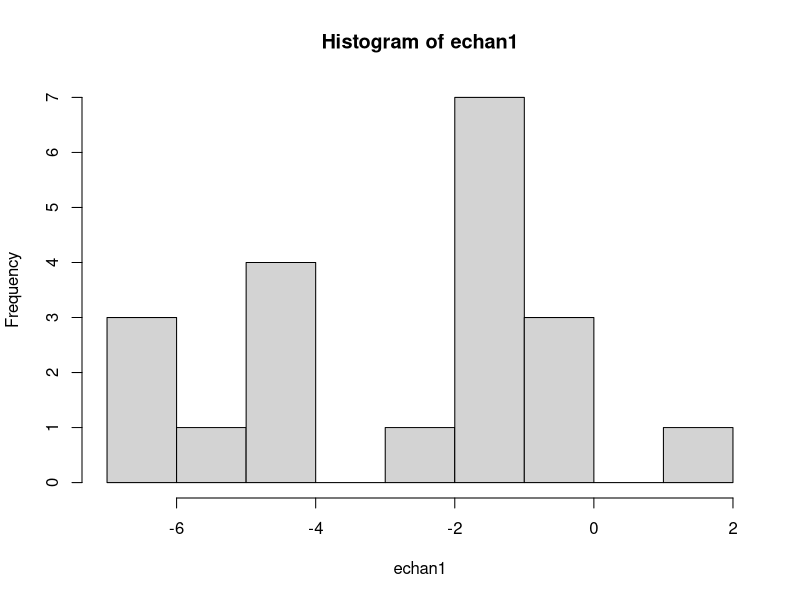
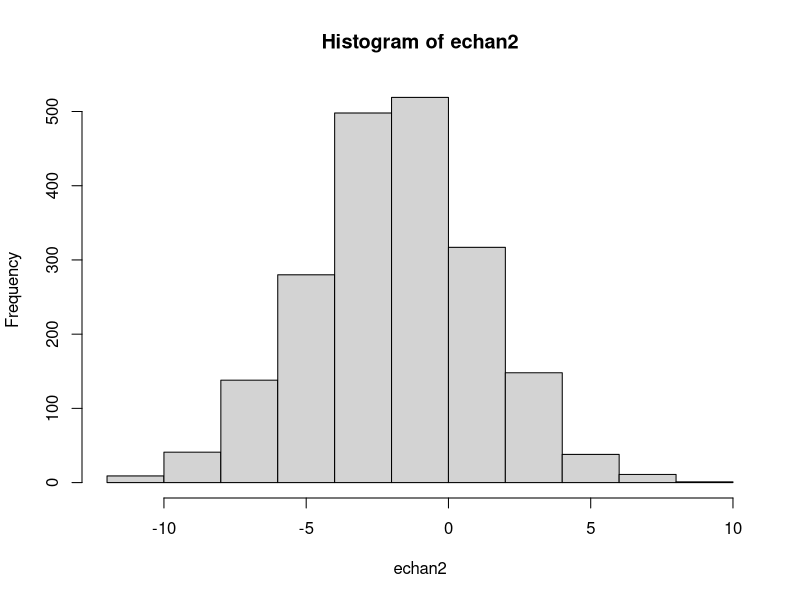
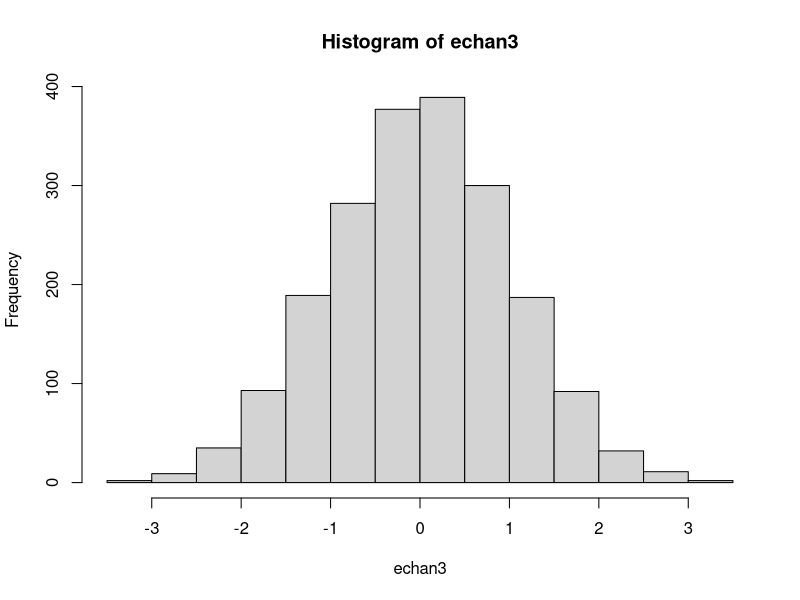

The R source for these figures, in order:
# EXERCICE 1 : Fonctions de base (c, rm, print)

# 1. Créer un objet 'a' avec la valeur 10 et un objet 'b' avec la valeur 5.
a = 10
b = 5

# 2. Multiplier les deux objets et stocker le résultat dans 'resultat'. Afficher.
resultat = a * b
print(resultat)

# 3. Créer un objet 'A' (7.2) et 'B' (10.1). Différence avec a et b ?
A = 7.2
B = 10.1
print("Le langage R est sensible à la casse (majuscule/minuscule) car nous avons 4 objets distincts : a, b, A et B")

# 4. Additionner A et B, stocker dans 'resultat'. Qu'advient-il de l'ancien 'resultat' ?
resultat = A + B
print(resultat)
print("La précédente valeur de l'objet resultat a été écrasée et remplacée par la somme de A et B.")

# 5. Supprimer l'ensemble des objets avec rm().
rm(list = ls())

# EXERCICE 2 : Fonctions usuelles (seq, rep, length, class)

# --- Les vecteurs et types ---

# 1. Vecteur numérique 1 à 5, afficher classe et 3ème élément.
vecteur = c(1, 2, 3, 4, 5)
class(vecteur)
vecteur[3]

# 2. Créer v1 (1:5) et v2 (v1 + 3).
v1 = 1:5
v2 = v1 + 3

# 3. Créer v3 (1:6), v4 (carrés de v3) et v5 (v4 / 2).
v3 = 1:6
v4 = v3^2
v5 = v4 / 2

# 4. Vecteur jours de la semaine, classe, 2ème et 7ème éléments.
jours = c("Lundi", "Mardi", "Mercredi", "Jeudi", "Vendredi", "Samedi", "Dimanche")
class(jours)
jours[c(2, 7)]

# 5. Vecteur booléen et classe.
bool_vec = c(TRUE, FALSE, TRUE, FALSE, TRUE)
class(bool_vec)

# 6. Vecteur décimal, classe, afficher tout sauf le 3ème.
dec_vec = c(1.2, 2.5, 3.8, 4.1, 5.6)
class(dec_vec)
dec_vec[-3]

# 7. Vecteur mois, classe, premier trimestre.
mois <- c("Janvier", "Février", "Mars", "Avril", "Mai", "Juin", "Juillet", "Août", "Septembre", "Octobre", "Novembre", "Décembre")
class(mois)
mois[1:3]

# 8. Vecteur négatif, classe, dernier et premier éléments.
neg_vec = c(-1, -2, -3, -4, -5)
class(neg_vec)
neg_vec[c(length(neg_vec), 1)]

# 9. Vecteur fruits, classe, tout sauf les deux premiers.
fruits = c("Pomme", "Banane", "Orange", "Fraise", "Ananas")
class(fruits)
fruits[-c(1, 2)]

# 10. Vecteur avec NA et classe.
missing_vec = c(1, 2, NA, 4, 5)
class(missing_vec)

# --- Séquences (seq) et Longueurs (length) ---

# Séquence 1 à 10
s1 = seq(1, 10); length(s1)
# Séquence pairs 2 à 20
s2 = seq(2, 20, by = 2); length(s2)
# Séquence décroissante 0 à -5
s3 = seq(0, -5); length(s3)
# Séquence 5 à 50 par pas de 5
s4 = seq(5, 50, by = 5); length(s4)
# Séquence 10 à 1
s5 = seq(10, 1, by = -1); length(s5)
# Séquence 0 à 1 par pas de 0.1
s6 = seq(0, 1, by = 0.1); length(s6)
# Séquence 5 à -5 par pas de -1
s7 = seq(5, -5, by = -1); length(s7)
# Séquence 1 à 10 (impairs)
s8 = seq(1, 10, by = 2); length(s8)

# --- Répétitions (rep) ---

# Répéter 3 cinq fois
r1 = rep(3, times = 5)
# Répéter A, B, C trois fois
r2 = rep(c("A", "B", "C"), times = 3)
# Répéter séquence 1:3 trois fois
r3 = rep(1:3, times = 3)
# Répéter TRUE/FALSE quatre fois
r4 = rep(c(TRUE, FALSE), times = 4)

# Nettoyage
rm(list = ls())

# EXERCICE 3 : Statistiques et Simulation (runif, rnorm, sample, etc.)

# --- Distribution Uniforme (runif) ---

# 1. 5 nombres entre 0 et 1
v_unif1 = runif(n = 5, min = 0, max = 1)
print(v_unif1)
mean(v_unif1)
median(v_unif1)
min(v_unif1)
max(v_unif1)

# 2. 10 nombres entre -5 et 5
v_unif2 = runif(n = 10, min = -5, max = 5)
print(v_unif2)
mean(v_unif2)
median(v_unif2)
min(v_unif2)
max(v_unif2)

# 3. 100 nombres entre 10 et 20
v_unif3 = runif(n = 100, min = 10, max = 20)
mean(v_unif3)
median(v_unif3)

# 4. 15 nombres entre 50 et 100
v_unif4 = runif(15, 50, 100)
mean(v_unif4)
max(v_unif4)

# --- Distribution Normale (rnorm) ---

# 1. n=20, moyenne=-2, écart-type=3
echan1 = rnorm(n = 20, mean = -2, sd = 3)
hist(echan1)
print(paste("Moyenne:", mean(echan1), "| SD:", sd(echan1)))

# 2. n=2000, moyenne=-2, écart-type=3
echan2 <- rnorm(n = 2000, mean = -2, sd = 3)
hist(echan2)

# 3. n=2000, moyenne=0, écart-type=1 (Normale centrée réduite)
echan3 <- rnorm(n = 2000, mean = 0, sd = 1)
hist(echan3)        #pour répresenter en histogramme

# 4. Quantiles, Déciles et Centiles (sur echan3)
quantile(echan3, probs = c(0.25))
quantile(echan3, probs = c(0.50))
quantile(echan3, probs = c(0.75))
quantile(echan3, probs = seq(0, 1, 0.1)) # Déciles
quantile(echan3, probs = seq(0, 1, 0.01)) # Centiles

# --- Cas pratique : Salaires ---

# 1. Simulation 3000 salaires (moyenne=2400, écart-type=300)
echan_sal = rnorm(n = 3000, mean = 2400, sd = 300)
# 2. Arrondir à 2 décimales
echan_sal = round(echan_sal, 2)
# 3. Masse salariale
Masse_salariale = sum(echan_sal)
# 4. Médiane
print(paste("Salaire médian :", median(echan_sal)))
# 5. Interprétation Quantile 99%
q99 = quantile(echan_sal, probs = 0.99)

# --- Dés et Probabilités (sample) ---

# 1. Un lancé de dé
sample(1:6, size = 1)
# 2. 12 lancés
simulation = sample(1:6, size = 12, replace = TRUE)
# 3. Valeurs uniques apparues
unique(simulation)
# 4. Fréquences et tri
table(simulation)
sort(table(simulation))
# 5. Pourcentages
prop.table(table(simulation))
print("Avec n=12, les fréquences sont éloignées de la probabilité théorique (1/6 ≈ 0.166).")

# 6. Simulation 100 000 lancés
simulation_large = sample(1:6, 100000, replace = TRUE)
frequences = prop.table(table(simulation_large))

print(sort(frequences, decreasing = TRUE))
print("Avec n=100 000, la loi des grands nombres s'applique : on se rapproche de 16.6% pour chaque face.")